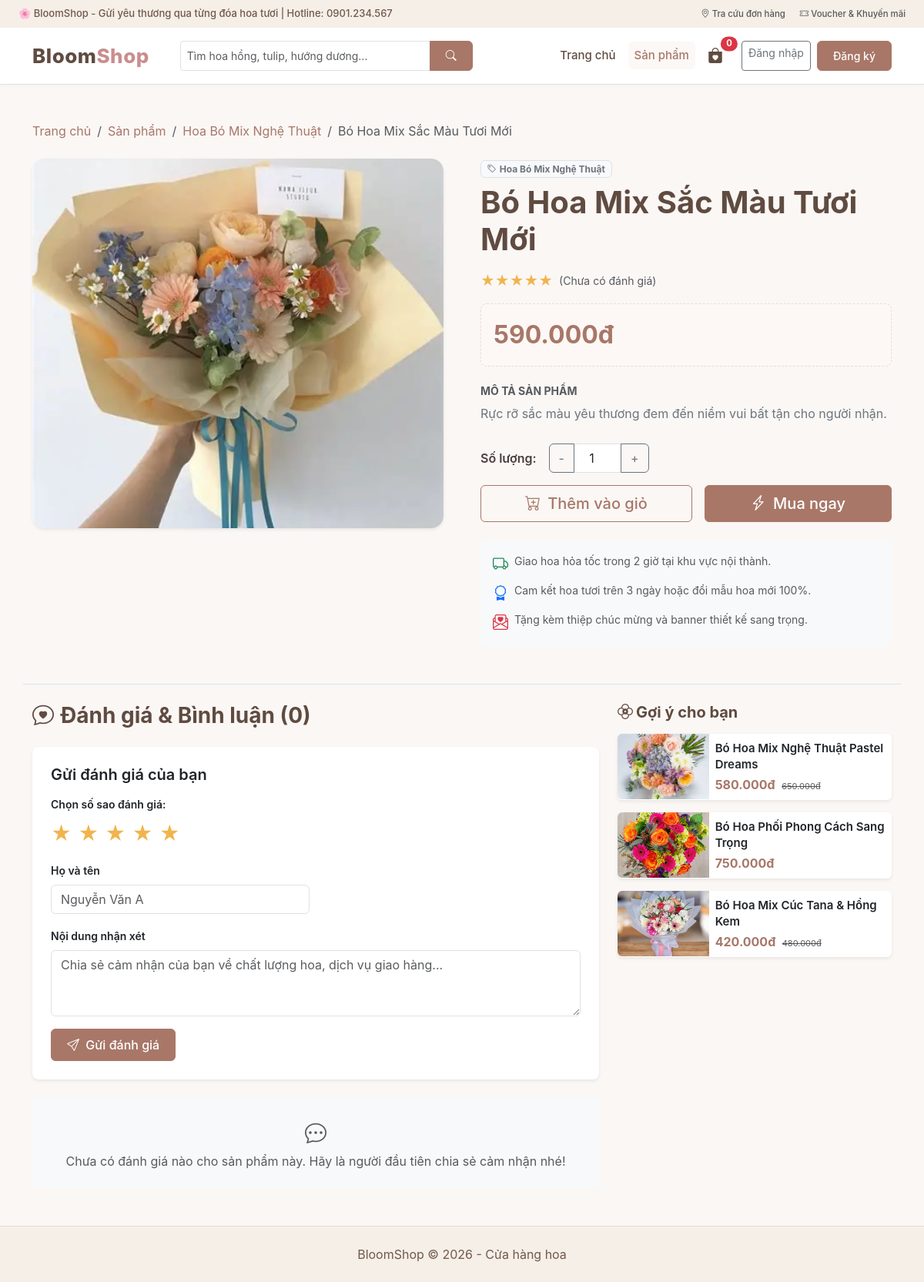
/index.php?act=chitiettsp&id=12, run on an earlier commit of the app's database.
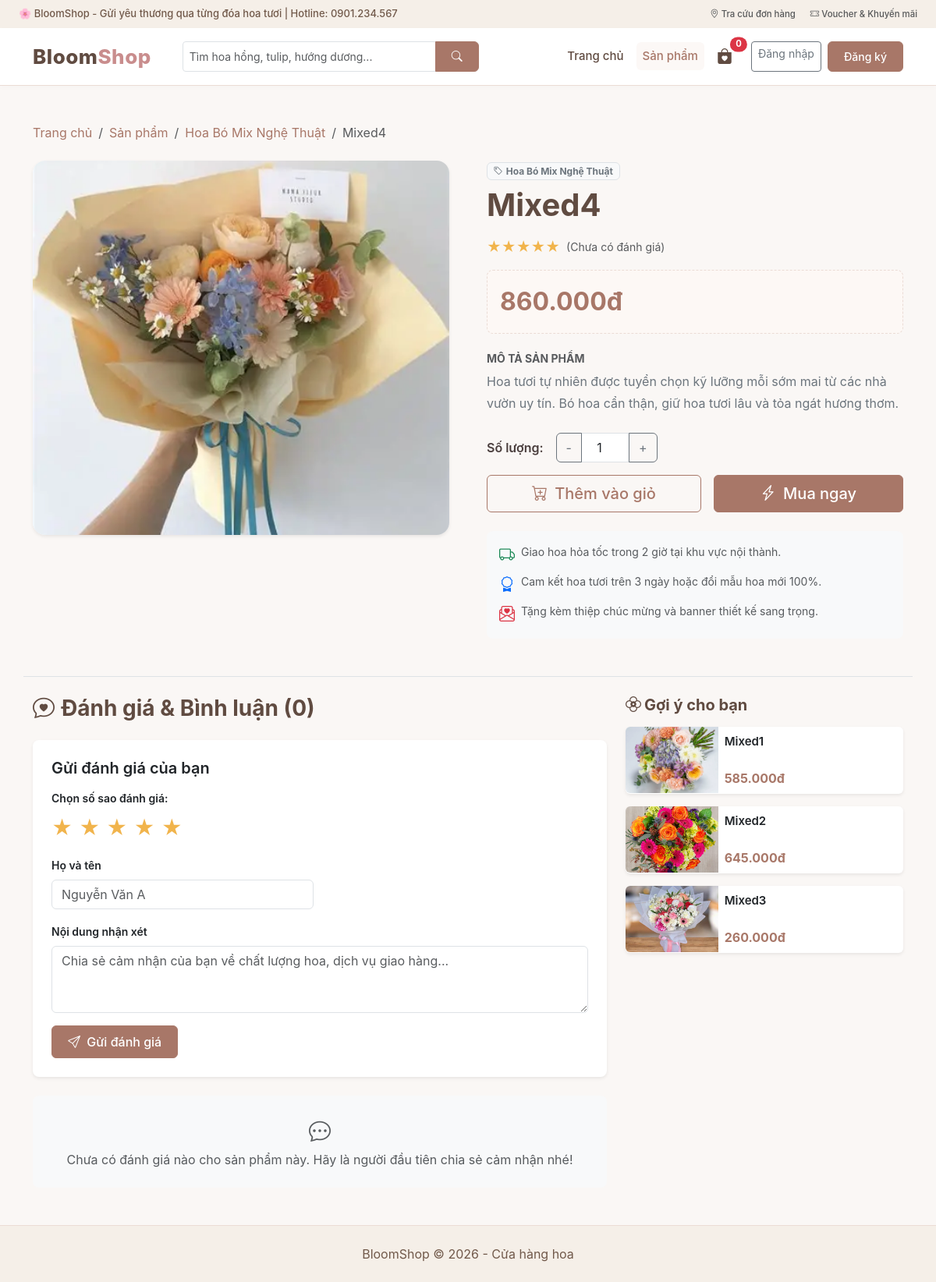
And on a later commit of the database.
### tables this page shows
CREATE TABLE `sanpham` (
  `id` int(11) NOT NULL AUTO_INCREMENT,
  `name` varchar(150) NOT NULL,
  `price` decimal(12,2) NOT NULL,
  `image` varchar(255) NOT NULL,
  `id_dm` int(11) NOT NULL,
  `sale_price` decimal(12,2) DEFAULT NULL,
  `is_sale` tinyint(1) DEFAULT 0,
  `description` text DEFAULT NULL,
  PRIMARY KEY (`id`),
  KEY `id_dm` (`id_dm`),
  CONSTRAINT `sanpham_ibfk_1` FOREIGN KEY (`id_dm`) REFERENCES `danhmuc` (`id`)
);

CREATE TABLE `danhmuc` (
  `id` int(11) NOT NULL AUTO_INCREMENT,
  `name` varchar(100) NOT NULL,
  PRIMARY KEY (`id`)
);

### controller/BaseController.php (called while the page is built, shortened)
<?php
class BaseController
{
    public function renderView($view_file, $data_truyen = [])
    {
        $asset_dir = file_exists('view/css/style.css') ? 'view' : (file_exists('../view/css/style.css') ? '../view' : 'view');
        extract($data_truyen);
        include __DIR__ . "/../view/header.php";
        include __DIR__ . "/../view/" . $view_file;
        include __DIR__ . "/../view/footer.php";
        exit;
    }
}

### controller/SanPhamController.php (called while the page is built, shortened)
<?php
require_once __DIR__ . '/BaseController.php';
require_once __DIR__ . '/../model/SanPhamModel.php';
class SanPhamController extends BaseController
{
    private $sanPhamModel;
    public function __construct()
    {
        $this->sanPhamModel = new SanPhamModel();
    }
    public function chiTiet()
    {
        $id = (int)$this->get('id', 0);
        $sp = $this->sanPhamModel->getProductById($id);
        $danhsach_danhgia = $this->sanPhamModel->getApprovedReviews($id);
        $avg_rating = $this->sanPhamModel->getAverageRating($id);
        $sp_lienquan = $this->sanPhamModel->getRelatedProducts($sp['id_dm'], $id, 3);
        $this->renderView('chitietsp.php', [
            'sp' => $sp,
            'danhsach_danhgia' => $danhsach_danhgia,
            'avg_rating' => $avg_rating,
            'sp_lienquan' => $sp_lienquan
        ]);
    }
}

### model/BaseModel.php (called while the page is built, shortened)
<?php
class BaseModel extends database
{
    private static $cached_conn = null;
    protected function get_conn()
    {
        if (self::$cached_conn === null) {
            self::$cached_conn = $this->connection_database();
        }
        return self::$cached_conn;
    }
    public function queryAll($sql, $params = [])
    {
        $conn = $this->get_conn();
        $stmt = $conn->prepare($sql);
        $stmt->execute($params);
        return $stmt->fetchAll(PDO::FETCH_ASSOC);
    }
    public function readitem($sql, $params = [])
    {
        return $this->queryAll($sql, $params);
    }
    public function queryOne($sql, $params = [])
    {
        $conn = $this->get_conn();
        $stmt = $conn->prepare($sql);
        $stmt->execute($params);
        $result = $stmt->fetch(PDO::FETCH_ASSOC);
        return $result ? $result : null;
    }
    public function readsingle($sql, $params = [])
    {
        return $this->queryOne($sql, $params);
    }
}

### model/SanPhamModel.php (called while the page is built, shortened)
<?php
require_once __DIR__ . '/BaseModel.php';
class SanPhamModel extends BaseModel
{
    public function getProductById($id)
    {
        $sql = "SELECT sanpham.*, danhmuc.name AS tendanhmuc
                FROM sanpham
                LEFT JOIN danhmuc ON sanpham.id_dm = danhmuc.id
                WHERE sanpham.id = :id";
        return $this->readsingle($sql, [':id' => (int)$id]);
    }
    public function getRelatedProducts($id_dm, $exclude_id, $limit = 3)
    {
        $sql = "SELECT * FROM sanpham WHERE id_dm = :dm AND id != :id LIMIT " . (int)$limit;
        return $this->readitem($sql, [
            ':dm' => $id_dm,
            ':id' => $exclude_id
        ]);
    }
    public function getApprovedReviews($product_id)
    {
        $sql = "SELECT * FROM danhgia WHERE product_id = :pid AND status = 1 ORDER BY id DESC";
        return $this->readitem($sql, [':pid' => (int)$product_id]);
    }
}

### view/chitietsp.php (the view, shortened to what the rows shown need)
<?php
$sp = $sp ?? [];
$danhsach_danhgia = $danhsach_danhgia ?? [];
$avg_rating = $avg_rating ?? 5.0;
$sp_lienquan = $sp_lienquan ?? [];
$asset_dir = $asset_dir ?? (file_exists('view/css/style.css') ? 'view' : (file_exists('../view/css/style.css') ? '../view' : 'view'));
$price = (float)($sp['price'] ?? 0);
$sale_price = (float)($sp['sale_price'] ?? 0);
$has_sale = (!empty($sp['is_sale']) && $sale_price > 0 && $sale_price < $price);
$current_price = $has_sale ? $sale_price : $price;
$count_reviews = count($danhsach_danhgia);
?>
<div class="container my-5">
    <nav aria-label="breadcrumb" class="mb-4">
        <ol class="breadcrumb">
            <li class="breadcrumb-item"><a href="index.php?act=trangchu" class="text-decoration-none">Trang chủ</a></li>
            <li class="breadcrumb-item"><a href="index.php?act=sanpham" class="text-decoration-none">Sản phẩm</a></li>
            <?php if (!empty($sp['id_dm']) && !empty($sp['tendanhmuc'])) { ?>
                <li class="breadcrumb-item"><a href="index.php?act=sanpham&id_dm=<?= $sp['id_dm'] ?>" class="text-decoration-none"><?= htmlspecialchars($sp['tendanhmuc']) ?></a></li>
            <?php } ?>
            <li class="breadcrumb-item active text-truncate" style="max-width: 300px;"><?= htmlspecialchars($sp['name'] ?? '') ?></li>
        </ol>
    </nav>
    <div class="row g-4 g-lg-5">
        <div class="col-md-6">
            <div class="card border-0 shadow-sm rounded-4 overflow-hidden position-relative">
                <img src="<?= $asset_dir ?>/image/sanpham/<?= htmlspecialchars($sp['image'] ?? '') ?>"
                     class="img-fluid w-100"
                     style="max-height: 480px; object-fit: cover;"
                     alt="<?= htmlspecialchars($sp['name'] ?? '') ?>"
                     onerror="this.src='<?= $asset_dir ?>/image/banner.jpg'">
            </div>
        </div>
        <div class="col-md-6">
            <?php if (!empty($sp['id_dm']) && !empty($sp['tendanhmuc'])) { ?>
                <a href="index.php?act=sanpham&id_dm=<?= $sp['id_dm'] ?>" class="badge bg-light text-secondary border text-decoration-none mb-2">
                    <i class="bi bi-tag me-1"></i><?= htmlspecialchars($sp['tendanhmuc']) ?>
                </a>
            <?php } ?>
            <h1 class="fw-bold mb-3" style="color: #604b41;"><?= htmlspecialchars($sp['name'] ?? '') ?></h1>
            <div class="d-flex align-items-center gap-2 mb-3">
                <div class="star-rating">
                    <?php
                    $avg = ($count_reviews > 0 && !empty($avg_rating)) ? round((float)$avg_rating, 1) : 5.0;
                    for ($s = 1; $s <= 5; $s++) {
                        echo ($s <= round($avg)) ? '★' : '☆';
                    }
                    ?>
                </div>
                <?php if ($count_reviews > 0) { ?>
                    <span class="fw-bold text-dark"><?= number_format($avg, 1) ?></span>
                    <span class="text-muted small">(<?= $count_reviews ?> đánh giá)</span>
                <?php } else { ?>
                    <span class="text-muted small">(Chưa có đánh giá)</span>
                <?php } ?>
            </div>
            <div class="mb-4 p-3 rounded-3" style="background-color: #fdf8f5; border: 1px dashed #ebdcd5;">
                <span class="fs-2 fw-bold price-text"><?= number_format($current_price, 0, ',', '.') ?>đ</span>
            </div>
            <div class="mb-4">
                <h6 class="fw-bold text-muted text-uppercase small">Mô tả sản phẩm</h6>
                <p class="text-secondary" style="line-height: 1.7;">
                    <?= nl2br(htmlspecialchars($sp['description'] ?? 'Hoa tươi tự nhiên được tuyển chọn kỹ lưỡng mỗi sớm mai từ các nhà vườn uy tín. Bó hoa cẩn thận, giữ hoa tươi lâu và tỏa ngát hương thơm.')) ?>
                </p>
            </div>
            <form method="POST" action="index.php?act=themgiohang" class="mb-4">
                <div class="d-flex align-items-center gap-3 mb-3">
                    <label class="form-label mb-0 fw-semibold">Số lượng:</label>
                    <div class="input-group" style="width: 130px;">
                        <button class="btn btn-outline-secondary" type="button" onclick="changeQty(-1)">-</button>
                        <input type="number" id="buy_qty" name="qty" class="form-control text-center" value="1" min="1" max="99">
                        <button class="btn btn-outline-secondary" type="button" onclick="changeQty(1)">+</button>
                    </div>
                </div>
                <div class="d-flex gap-3">
                    <button type="submit" name="themgiohang" value="1" class="btn btn-bloom-outline btn-lg flex-fill">
                        <i class="bi bi-cart-plus me-1"></i> Thêm vào giỏ
                    </button>
                    <button type="submit" name="muangay" value="1" class="btn btn-bloom btn-lg flex-fill">
                        <i class="bi bi-lightning-charge me-1"></i> Mua ngay
                    </button>
                </div>
            </form>
            <div class="card bg-light border-0 p-3 small text-muted rounded-3">
                <div class="d-flex gap-2 mb-2"><i class="bi bi-truck text-success fs-5"></i> <span>Giao hoa hỏa tốc trong 2 giờ tại khu vực nội thành.</span></div>
                <div class="d-flex gap-2 mb-2"><i class="bi bi-award text-primary fs-5"></i> <span>Cam kết hoa tươi trên 3 ngày hoặc đổi mẫu hoa mới 100%.</span></div>
                <div class="d-flex gap-2"><i class="bi bi-envelope-paper-heart text-danger fs-5"></i> <span>Tặng kèm thiệp chúc mừng và banner thiết kế sang trọng.</span></div>
            </div>
        </div>
    </div>
    <div class="row mt-5 pt-4 border-top">
        <div class="col-lg-8">
            <h3 class="fw-bold mb-4" style="color: #604b41;">
                <i class="bi bi-chat-heart me-2"></i>Đánh giá & Bình luận (<?= $count_reviews ?>)
            </h3>
            <div class="card border-0 shadow-sm p-4 mb-4 rounded-3" style="background: #ffffff;">
                <h5 class="fw-semibold mb-3">Gửi đánh giá của bạn</h5>
                <form method="POST" action="index.php?act=guidanhgia">
                    <div class="mb-3">
                        <label class="form-label d-block fw-semibold small">Chọn số sao đánh giá:</label>
                        <div class="rating-input">
                            <input type="radio" id="star5" name="rating" value="5" checked><label for="star5" title="5 sao">★</label>
                            <input type="radio" id="star4" name="rating" value="4"><label for="star4" title="4 sao">★</label>
                            <input type="radio" id="star3" name="rating" value="3"><label for="star3" title="3 sao">★</label>
                            <input type="radio" id="star2" name="rating" value="2"><label for="star2" title="2 sao">★</label>
                            <input type="radio" id="star1" name="rating" value="1"><label for="star1" title="1 sao">★</label>
                        </div>
                    </div>
                    <div class="row g-3 mb-3">
                        <div class="col-md-6">
                            <label class="form-label fw-semibold small">Họ và tên</label>
                            <input type="text" name="user_name" class="form-control" placeholder="Nguyễn Văn A" value="<?= htmlspecialchars($_SESSION['name'] ?? '') ?>" required>
                        </div>
                    </div>
                    <div class="mb-3">
                        <label class="form-label fw-semibold small">Nội dung nhận xét</label>
                        <textarea name="content" rows="3" class="form-control" placeholder="Chia sẻ cảm nhận của bạn về chất lượng hoa, dịch vụ giao hàng..." required></textarea>
                    </div>
                    <button type="submit" name="guidanhgia" class="btn btn-bloom">
                        <i class="bi bi-send me-1"></i> Gửi đánh giá
                    </button>
                </form>
            </div>
            <div class="reviews-list">
                <?php if (!empty($danhsach_danhgia)) { ?>
                    <?php foreach ($danhsach_danhgia as $dg) { ?>
                        <div class="card border-0 shadow-sm p-3 mb-3 rounded-3 bg-white">
                            <div class="d-flex justify-content-between align-items-center mb-2">
                                <div>
                                    <strong class="text-dark"><?= htmlspecialchars($dg['user_name'] ?? 'Khách hàng') ?></strong>
                                    <div class="star-rating small d-inline-block ms-2">
                                        <?php for ($i = 1; $i <= 5; $i++) {
                                            echo ($i <= (int)($dg['rating'] ?? 5)) ? '★' : '☆';
                                        } ?>
                                    </div>
                                </div>
                                <small class="text-muted"><?= !empty($dg['created_at']) ? date('d/m/Y H:i', strtotime($dg['created_at'])) : '' ?></small>
                            </div>
                            <p class="text-secondary mb-0"><?= nl2br(htmlspecialchars($dg['content'] ?? '')) ?></p>
                        </div>
                    <?php } ?>
                <?php } else { ?>
                    <div class="text-center py-4 text-muted bg-light rounded-3">
                        <i class="bi bi-chat-dots fs-3 d-block mb-1"></i>
                        <span>Chưa có đánh giá nào cho sản phẩm này. Hãy là người đầu tiên chia sẻ cảm nhận nhé!</span>
                    </div>
                <?php } ?>
            </div>
        </div>
        <div class="col-lg-4">
            <h5 class="fw-bold mb-3" style="color: #604b41;">
                <i class="bi bi-flower2 me-1"></i>Gợi ý cho bạn
            </h5>
            <?php if (!empty($sp_lienquan)) { foreach ($sp_lienquan as $lq) {
                $lq_price = (float)($lq['price'] ?? 0);
                $lq_sale = (float)($lq['sale_price'] ?? 0);
                $lq_has_sale = (!empty($lq['is_sale']) && $lq_sale > 0 && $lq_sale < $lq_price);
                $lq_current = $lq_has_sale ? $lq_sale : $lq_price;
            ?>
                <div class="card mb-3 border-0 shadow-sm hover-shadow transition">
                    <div class="row g-0 align-items-center">
                        <div class="col-4">
                            <a href="index.php?act=chitiettsp&id=<?= $lq['id'] ?>">
                                <img src="<?= $asset_dir ?>/image/sanpham/<?= htmlspecialchars($lq['image'] ?? '') ?>"
                                     class="img-fluid rounded-start"
                                     style="height: 85px; width: 100%; object-fit: cover;"
                                     alt="<?= htmlspecialchars($lq['name'] ?? '') ?>"
                                     onerror="this.src='<?= $asset_dir ?>/image/banner.jpg'">
                            </a>
                        </div>
                        <div class="col-8">
                            <div class="card-body p-2">
                                <h6 class="card-title mb-1 small">
                                    <a href="index.php?act=chitiettsp&id=<?= $lq['id'] ?>" class="text-dark text-decoration-none fw-semibold product-title-link">
                                        <?= htmlspecialchars($lq['name'] ?? '') ?>
                                    </a>
                                </h6>
                                <div>
                                    <span class="price-text fw-bold small"><?= number_format($lq_current, 0, ',', '.') ?>đ</span>
                                    <?php if ($lq_has_sale) { ?>
                                        <span class="old-price small ms-1 text-muted text-decoration-line-through" style="font-size: 11px;"><?= number_format($lq_price, 0, ',', '.') ?>đ</span>
                                    <?php } ?>
                                </div>
                            </div>
                        </div>
                    </div>
                </div>
            <?php }} else { ?>
                <div class="text-muted small fst-italic py-3 bg-light rounded-3 text-center">
                    Đang cập nhật thêm mẫu hoa cùng loại...
                </div>
            <?php } ?>
        </div>
    </div>
</div>

What changed in the data, as far as the page shows it:
changed sanpham "Hoa Bó Mix Nghệ Thuật": name "Bó Hoa Mix Sắc Màu Tươi Mới" → "Mixed4"; current_price "590.000" → "860.000"; description "Rực rỡ sắc màu yêu thương đem đến niềm vui bất tận cho người nhận." → "Hoa tươi tự nhiên được tuyển chọn kỹ lưỡng mỗi sớm mai từ các nhà vườn uy tín. Bó hoa cẩn thận, giữ hoa tươi lâu và tỏa ngát hương thơm."
changed sanpham: name "Bó Hoa Mix Nghệ Thuật Pastel Dreams" → "Mixed1"; lq_current "580.000" → "585.000"; is_sale 1 → 0 (drawn); price "650.000" → (not shown)
changed sanpham: name "Bó Hoa Phối Phong Cách Sang Trọng" → "Mixed2"; lq_current "750.000" → "645.000"
changed sanpham: name "Bó Hoa Mix Cúc Tana & Hồng Kem" → "Mixed3"; lq_current "420.000" → "260.000"; is_sale 1 → 0 (drawn); price "480.000" → (not shown)
